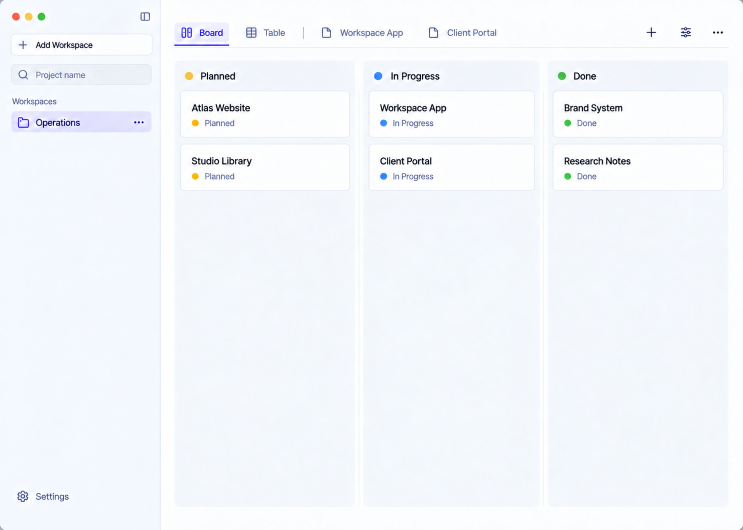
#> input picture work/task-loop/notion-compact-refinement-2026-09-22/run/references/board.png, 1486 x 1059 px (shown at 1/2 size)
$ python make-design-comparisons.py
#> lines starting #> are read from the running program, lines starting #| are printed output that depends on the picture
from pathlib import Path

from PIL import Image, ImageDraw, ImageFont


RUN = Path(__file__).resolve().parent
FONT = ImageFont.load_default(size=20)


def comparison(left_path: Path, right_path: Path, output_path: Path, right_label: str) -> None:
    images = [Image.open(left_path).convert("RGB"), Image.open(right_path).convert("RGB")]
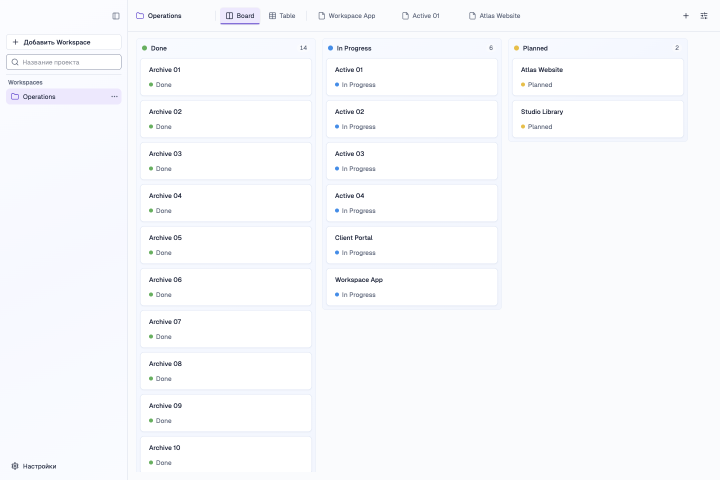
#> input picture work/task-loop/notion-compact-refinement-2026-09-22/run/renderer-after-variable-board-1440x960.png, 1440 x 960 px (shown at 1/2 size)
    width = 720
    scaled = [image.resize((width, round(image.height * width / image.width)), Image.Resampling.LANCZOS) for image in images]
#> scaled = 2 items
    label_height = 44
    gutter = 20
    canvas = Image.new("RGB", (width * 2 + gutter, max(image.height for image in scaled) + label_height), "white")
#> canvas: PIL image 1460x557 RGB; every value is 255
    draw = ImageDraw.Draw(canvas)
    labels = ["Supplied reference", right_label]
    for index, (image, label) in enumerate(zip(scaled, labels, strict=True)):
        x = index * (width + gutter)
        draw.text((x + 12, 10), label, fill="#111827", font=FONT)
        canvas.paste(image, (x, label_height))
#> this loop made 2 passes
#> (label, x) on pass 1: ('Supplied reference', 0)
#> x on pass 2: 740
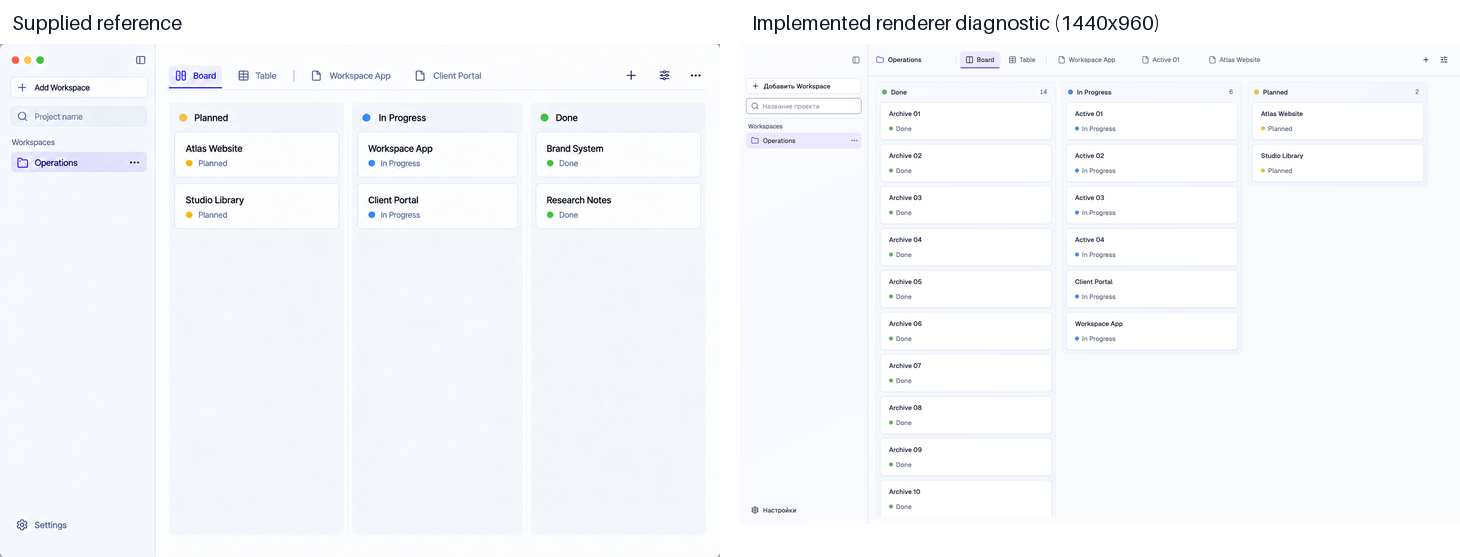
#> canvas: PIL image 1460x557 RGB; mean R, G, B 246.4, 248.3, 251.4
    canvas.save(output_path, format="PNG")


comparison(
    RUN / "references/board.png",
    RUN / "renderer-after-variable-board-1440x960.png",
    RUN / "comparison-board-reference-vs-renderer.png",
    "Implemented renderer diagnostic (1440x960)",
)
comparison(
    RUN / "references/expanded.png",
    RUN / "renderer-after-final-expanded-1440x960.png",
    RUN / "comparison-expanded-reference-vs-renderer.png",
    "Implemented renderer diagnostic (1440x960)",
)
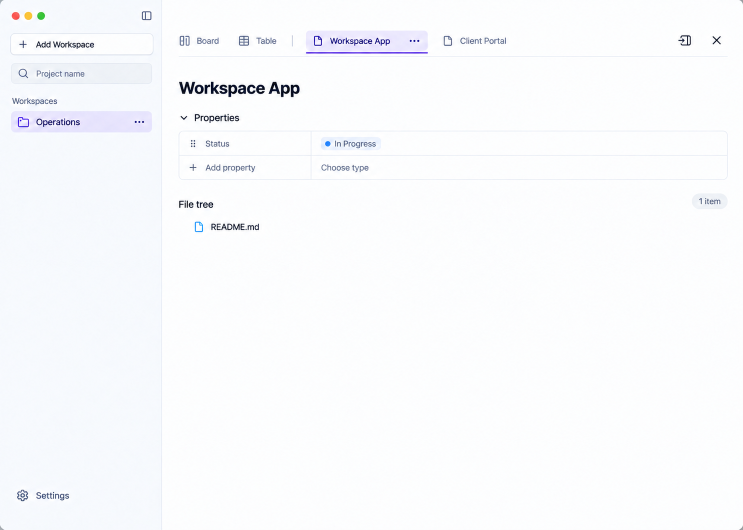
#> input picture work/task-loop/notion-compact-refinement-2026-09-22/run/references/expanded.png, 1486 x 1059 px (shown at 1/2 size)
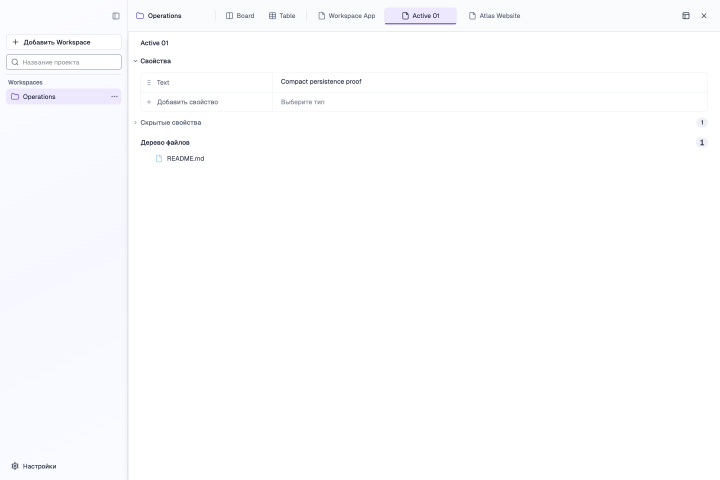
#> input picture work/task-loop/notion-compact-refinement-2026-09-22/run/renderer-after-final-expanded-1440x960.png, 1440 x 960 px (shown at 1/2 size)
#> the loop in comparison (call 2), `for index, (image, label) in enumerate(zip(scaled, labels, strict=True..` made 2 passes
#> after the loop in comparison (call 2), `for index, (image, label) in enumerate(zip(scaled, labels, strict=True..`:
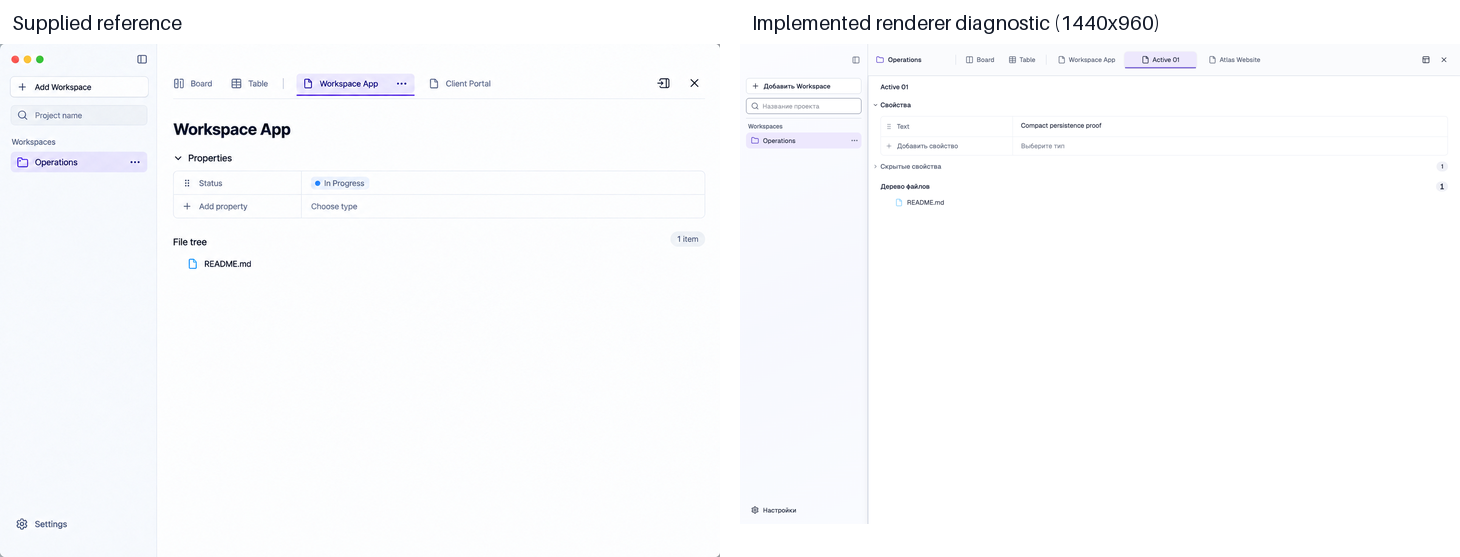
#> canvas: PIL image 1460x557 RGB; mean R, G, B 250.4, 251.1, 252.6
